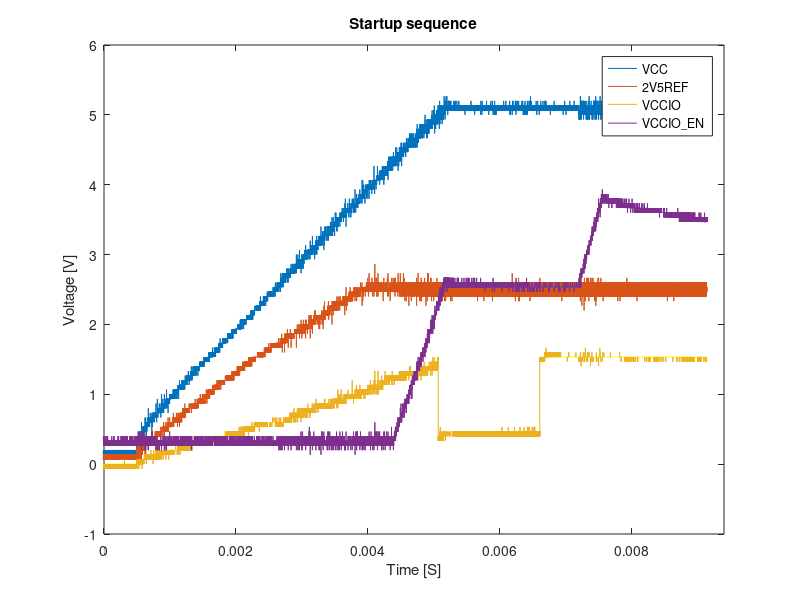

Here is the MATLAB script that generated this plot: (Note: this script raises an error after producing the figure.)
clear all; close all; clc;

%% PLOT STARTUP 

data = importdata('startup/C1startup-our-carrier00000.dat');
time = data(:,1);
C1_data = data(:,2);


data = importdata('startup/C2startup-our-carrier00000.dat');
C2_data = data(:,2);


data = importdata('startup/C3startup-our-carrier00000.dat');
C3_data = data(:,2);


data = importdata('startup/C4startup-our-carrier00000.dat');
C4_data = data(:,2);

time = data(:,1)+3*10^(-3); % offset data to make it look nice


figure
plot (time,C2_data,time,C1_data,time,C3_data,time,C4_data)
title('Startup sequence')
xlabel('Time [S]')
ylabel('Voltage [V]')

legend('VCC','2V5REF','VCCIO','VCCIO\_EN')
xlim([0*10^(-3) 9.4*10^(-3)])
matlab2tikz('startup_graph.tex');

%% PLOT SHUTDOWN 

data = importdata('shutdown/C1prel00000.dat');
time_sh = data(:,1);
C1_data_sh = data(:,2);


data = importdata('shutdown/C2prel00000.dat');
C2_data_sh = data(:,2);


data = importdata('shutdown/C3prel00000.dat');
C3_data_sh = data(:,2);


data = importdata('shutdown/C4prel00000.dat');
C4_data_sh = data(:,2);

time_sh = data(:,1)+20*10^(-6); % offset data to make it look nice

%Plot showing the correct shutdown
figure
plot (time_sh,C2_data_sh,time_sh,C1_data_sh,time_sh,C3_data_sh,time_sh,C4_data_sh)
title('Shutdown sequence')
xlabel('Time [S]')
ylabel('Voltage [V]')
legend('POWER\_EN','DCDC\_EN','VCCIO\_EN','V\_OFF')
xlim([0 2.14*10^(-5)])
matlab2tikz('shutdown_graph.tex');      

%Plot showing the bouncing of V_OFF
figure
plot (time_sh,C2_data_sh,time_sh,C1_data_sh,time_sh,C3_data_sh,time_sh,C4_data_sh)
title('Shutdown sequence w. bouncing')
xlabel('Time [S]')
ylabel('Voltage [V]')
legend('POWER\_EN','DCDC\_EN','VCCIO\_EN','V\_OFF')
xlim([0*10^(-4) 10*10^(-4)])
matlab2tikz('shutdown_w_noise_graph.tex');